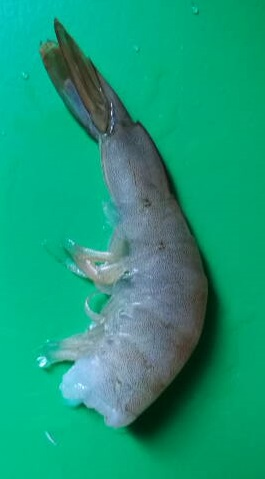
%> input picture 3.jpg, 265 x 479 px
$ octave test2.m   (GNU Octave 9; MATLAB toolbox functions it lacks are replaced by stand-ins)
%> lines starting %> are read from the running program, lines starting %| are printed output that depends on the picture; in (x1, y1, x2, y2) boxes, pixels count from 0 and x2, y2 are one past the last pixel; in counts of white or black regions, pixels touching at a corner belong together; the program's own positions count from 1
clear ;clc ;close all ;
% 二值化
img=imread('3.jpg');
%> img is the input picture: size 479x265x3 uint8; mean R, G, B 24.7, 154.6, 121.7
[h,w,n] = size(img);
%> h = 479; w = 265; n = 3
hsv=rgb2hsv(img);  % 转hsv
%> hsv: size 479x265x3 double; mean H, S, V 0.461, 0.81, 0.615
s=hsv(:,:,2);      % s分量
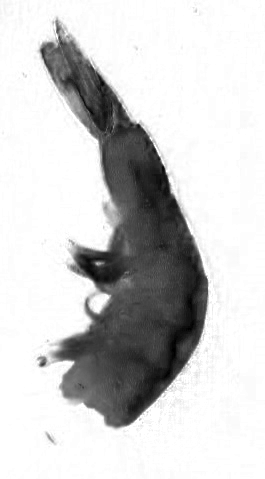
%> s: size 479x265 double; min 0, max 1, mean 0.81
bw=1-im2bw(s,graythresh(s)); % 二值化
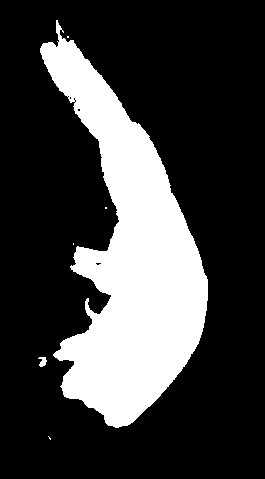
%> bw: size 479x265 double; values 0 (black) and 1 (white), 24.5% white; 6 white regions (4 under 20 px), largest, box (x1, y1, x2, y2) and area: (40, 20, 208, 428) 30979, (38, 357, 47, 367) 58
se=strel('disk',10);
bw2=imclose(bw,se);       % 闭操作:通常消弥狭窄的间断和长细的鸿沟，消除小的空洞，并填补轮廓线中的断裂。
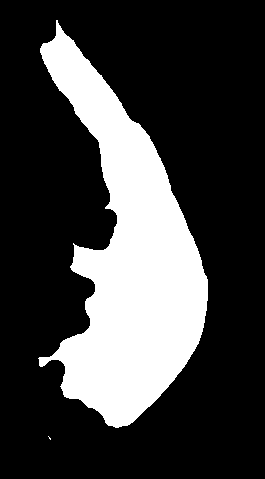
%> bw2: size 479x265 double; values 0 (black) and 1 (white), 25.1% white; 2 white regions (1 under 20 px), largest, box (x1, y1, x2, y2) and area: (38, 20, 208, 428) 31903
bw3=bwareaopen(bw2,500);  % 删除二值图像BW中面积小于500的对象
%> bw3: size 479x265 logical; 25.1% white; 1 white region, box (x1, y1, x2, y2) and area: (38, 20, 208, 428) 31903

% 求边缘
bbw3=double(bw3);
bwedge=edge(bbw3);
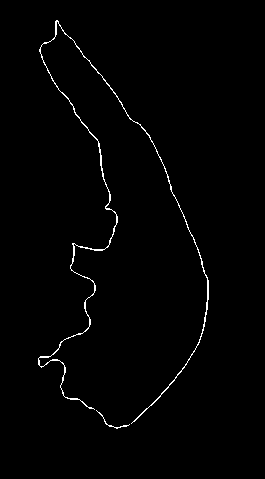
%> bwedge: size 479x265 logical; 1.1% white in thin lines or dots, all inside (x1, y1, x2, y2) = (38, 20, 209, 429)
indexedge = find(bwedge ~= 0);
%> indexedge = 1410 values from 18561 to 99932
[rowedge,coledge] = ind2sub(size(bwedge),indexedge);
%> rowedge = 1410 values, max 429 at index 907, min 21 at index 152, mean 241; coledge = 1410 values from 39 to 209
Yedge = rowedge';
%> Yedge has the same summary as rowedge
Xedge = coledge';
%> Xedge = 1410 values from 39 to 209
lenedge = length(Yedge);
%> lenedge = 1410

% 求边缘图像的质心
Xsum = 0;
Ysum = 0;
for i = 1:lenedge
    Xsum = Xsum + Xedge(i);
    Ysum = Ysum + Yedge(i);
end
%> this loop made 1410 passes
%> (Xsum, Ysum) on passes 1 to 3: (39, 359), (78, 719), (117, 1080)
%> after the loop, Xsum = 160943; Ysum = 339748
Xcenter = Xsum / lenedge ;
%> Xcenter = 114.1
Ycenter = Ysum / lenedge ;
%> Ycenter = 241

% 细化
bw4 = bwmorph(bw3,'thin',Inf);
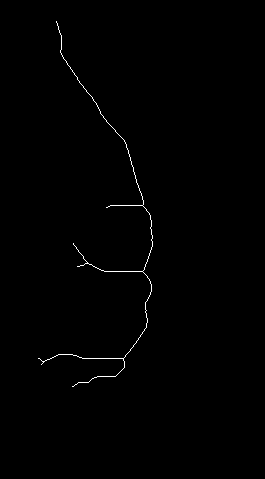
%> bw4: size 479x265 logical; 0.48% white in thin lines or dots, all inside (x1, y1, x2, y2) = (38, 21, 153, 387)
indexbw4 = find(bw4 ~= 0);
%> indexbw4 = 608 values from 18561 to 73055
[rowbw4,colbw4] = ind2sub(size(bw4),indexbw4);
%> rowbw4 = 608 values, max 387 at index 90, min 22 at index 22, mean 245; colbw4 = 608 values from 39 to 153
Ybw4 = rowbw4';
%> Ybw4 has the same summary as rowbw4
Xbw4 = colbw4';
%> Xbw4 = 608 values from 39 to 153
lenbw4 = length(Xbw4);
%> lenbw4 = 608
max1 = -inf;
for i = 1:lenbw4
    d = sqrt((Xcenter-Xbw4(i)).^2 + (Ycenter-Ybw4(i)).^2);
    if(max1 < d)
        max1 = d ;
        lonx = Xbw4(i);
        lony = Ybw4(i);
    end
end
%> this loop made 608 passes
%> (d, max1, lonx, lony) on passes 1, 4, 5, 22: (139.9, 139.9, 39, 359), (140.1, 140.1, 42, 361), (143.5, 143.5, 42, 365), (226.3, 226.3, 57, 22)
%> d on passes 2, 3, 6, 7, 8, 9: 139.4, 139.7, 140.4, 142.1, 139.9, 140.8
showimg = bwedge;
showimg(bw4) = 1;
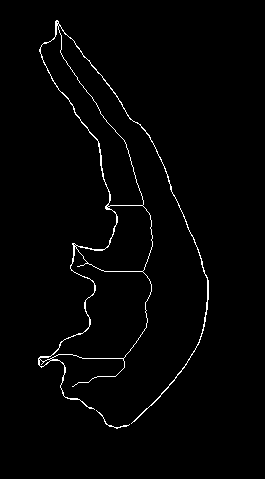
%> showimg: size 479x265 logical; 1.6% white in thin lines or dots, all inside (x1, y1, x2, y2) = (38, 20, 209, 429)
figure
imshow(showimg),title('交点、端点检测');

% 交点、端点检测
endpox = zeros(1,lenbw4);
endpoy = zeros(1,lenbw4);
intpox = zeros(1,lenbw4);
intpoy = zeros(1,lenbw4);
endd = zeros(1,lenbw4);
intd = zeros(1,lenbw4);
j = 1;k = 1;
for i = 1:lenbw4
    Rect = bw4((Ybw4(i)-1):(Ybw4(i)+1),(Xbw4(i)-1):(Xbw4(i)+1));
    SumRect = sum(sum(Rect)) ;
    if(SumRect == 2)
        endpox(j) = Xbw4(i);
        endpoy(j) = Ybw4(i);
        endd(j) = 100;
        if(j>1)
            endd(j) = sqrt((endpox(j)-endpox(j-1)).^2 + (endpoy(j)-endpoy(j-1)).^2);
        end
        j = j + 1;
    elseif((SumRect == 4))
        intpox(k) = Xbw4(i);
        intpoy(k) = Ybw4(i);
        intd(1) = 100;
        if(k>1)
            intd(k) = sqrt((intpox(k)-intpox(k-1)).^2 + (intpoy(k)-intpoy(k-1)).^2);
        end
        k = k + 1;

    end
end
%> this loop made 608 passes
%> (Rect, SumRect) on passes 1 to 11: ([false false false; false true true; false false false], 2), ([false false false; true true false; false false true], 3), ([true false false; false true false; false false true], 3), ([true false false; false true false; false false true], 3), ([false false true; false true false; false false false], 2), ([true false false; false true true; false false true], 4), ([false false true; false true false; true false false], 3), ([false false false; true true true; false true false], 4), ([true true true; false true false; true false false], 5), ([false false true; true true false; true false false], 4), ([false false false; false true true; true false false], 3)
%> after the loop, endd = 608 values, max 365.4 at index 4, min 0 at index 8, mean 1.72; endpox = 608 values, max 107 at index 7, min 0 at index 8, mean 0.773; endpoy = 608 values, max 387 at index 4, min 0 at index 8, mean 3.05; intd = 608 values, max 155.2 at index 10, min 0 at index 12, mean 0.879; intpox = 608 values, max 143 at index 10, min 0 at index 12, mean 1.73; intpoy = 608 values, max 362 at index 1, min 0 at index 12, mean 5.65; j = 8; k = 12
indexintd = find(intd>5);
%> indexintd = [1 4 7 10 11]
indexendd = find(endd>5);
%> indexendd = [1 2 3 4 5 6 7]
hold on
plot(endpox(indexendd),endpoy(indexendd),'.','markersize',15);
plot(intpox(indexintd),intpoy(indexintd),'*','markersize',10);
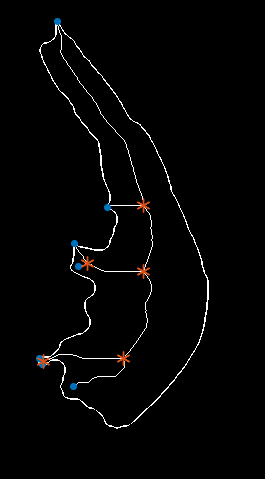
%> figure redrawn from the program's plot data; its title reads '交点、端点检测'

$ run again, with 1.jpg copied over 3.jpg
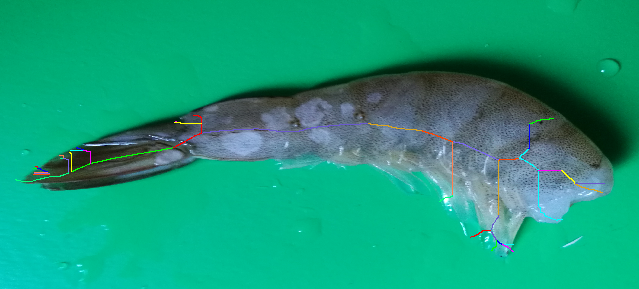
%> input picture 1.jpg, 639 x 289 px
%> img is the input picture: size 289x639x3 uint8; mean R, G, B 22.9, 155.9, 121.7
%> hsv: size 289x639x3 double; mean H, S, V 0.462, 0.819, 0.625
%> bw: size 289x639 double; values 0 (black) and 1 (white), 24.3% white; 24 white regions (21 under 20 px), largest, box (x1, y1, x2, y2) and area: (25, 71, 614, 244) 44670, (563, 236, 582, 247) 37, (497, 242, 508, 253) 37
%> bw2: size 289x639 double; values 0 (black) and 1 (white), 25.5% white; 7 white regions (5 under 20 px), largest, box (x1, y1, x2, y2) and area: (23, 71, 614, 253) 47085, (563, 236, 582, 247) 37
%> bw3: size 289x639 logical; 25.5% white; 1 white region, box (x1, y1, x2, y2) and area: (23, 71, 614, 253) 47085
%> bwedge: size 289x639 logical; 1% white in thin lines or dots, all inside (x1, y1, x2, y2) = (23, 70, 614, 254)
%> indexedge = 1911 values from 6829 to 177343
%> rowedge = 1911 values, max 254 at index 1564, min 71 at index 1222, mean 149.4; coledge = 1911 values from 24 to 614
%> Yedge has the same summary as rowedge
%> lenedge = 1911
%> the loop `for i = 1:lenedge` made 1911 passes
%> (Xsum, Ysum) on passes 1 to 3: (24, 182), (48, 365), (72, 549)
%> after the loop `for i = 1:lenedge`: Xsum = 623772; Ysum = 285492
%> Xcenter = 326.4
%> Ycenter = 149.4
%> bw4: size 289x639 logical; 0.42% white in thin lines or dots, all inside (x1, y1, x2, y2) = (23, 120, 598, 252)
%> indexbw4 = 771 values from 6830 to 172715
%> rowbw4 = 771 values, max 252 at index 679, min 121 at index 346, mean 158.5; colbw4 = 771 values from 24 to 598
%> Ybw4 has the same summary as rowbw4
%> lenbw4 = 771
%> the loop `for i = 1:lenbw4` made 771 passes
%> (d, max1, lonx, lony) on pass 1: (304.3, 304.3, 24, 183)
%> `showimg(bw4) = 1;`:
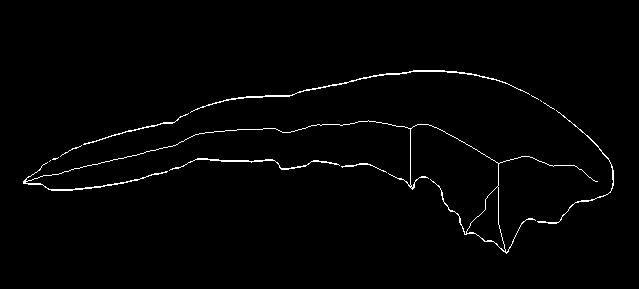
%> showimg: size 289x639 logical; 1.5% white in thin lines or dots, all inside (x1, y1, x2, y2) = (23, 70, 614, 254)
%> the loop `for i = 1:lenbw4` made 771 passes
%> (Rect, SumRect, j) on pass 1: ([false false false; false true true; false false false], 2, 2)
%> after the loop `for i = 1:lenbw4`: endd = 771 values, max 389 at index 2, min 0 at index 6, mean 0.932; endpox = 771 values, max 598 at index 5, min 0 at index 6, mean 2.6; endpoy = 771 values, max 252 at index 4, min 0 at index 6, mean 1.35; intd = 771 values, max 103.7 at index 4, min 0 at index 8, mean 0.3; intpox = 771 values, max 500 at index 7, min 0 at index 8, mean 4.19; intpoy = 771 values, max 187 at index 4, min 0 at index 8, mean 1.38; j = 6; k = 8
%> indexintd = [1 4 5]
%> indexendd = [1 2 3 4 5]
%> `plot(intpox(indexintd),intpoy(indexintd),'*','markersize',10);`:
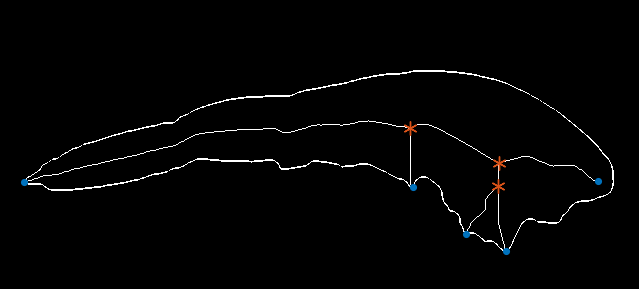
%> figure redrawn from the program's plot data; its title reads '交点、端点检测'

$ run again, with 10.jpg copied over 3.jpg
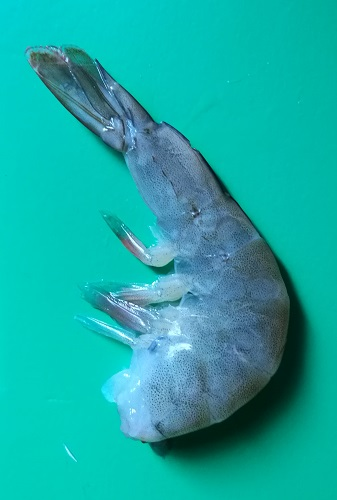
%> input picture 10.jpg, 337 x 500 px
%> img is the input picture: size 500x337x3 uint8; mean R, G, B 22.8, 170.7, 165.8
%> hsv: size 500x337x3 double; mean H, S, V 0.501, 0.856, 0.694
%> `bw=1-im2bw(s,graythresh(s));`:
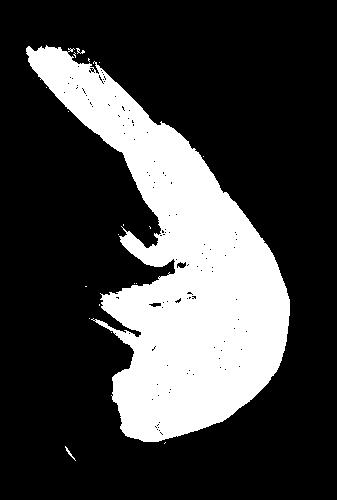
%> bw: size 500x337 double; values 0 (black) and 1 (white), 25.8% white; 19 white regions (16 under 20 px), largest, box (x1, y1, x2, y2) and area: (26, 45, 290, 442) 43305, (65, 446, 76, 461) 31, (76, 48, 85, 54) 24
%> bw2: size 500x337 double; values 0 (black) and 1 (white), 26.8% white; 3 white regions (1 under 20 px), largest, box (x1, y1, x2, y2) and area: (26, 45, 290, 444) 45127, (65, 446, 76, 461) 31
%> bw3: size 500x337 logical; 26.8% white; 1 white region, box (x1, y1, x2, y2) and area: (26, 45, 290, 444) 45127
%> bwedge: size 500x337 logical; 0.91% white in thin lines or dots, all inside (x1, y1, x2, y2) = (25, 45, 291, 444)
%> indexedge = 1538 values from 12550 to 145315
%> rowedge = 1538 values, max 444 at index 1015, min 46 at index 69, mean 246.2; coledge = 1538 values from 26 to 291
%> Yedge has the same summary as rowedge
%> lenedge = 1538
%> the loop `for i = 1:lenedge` made 1538 passes
%> (Xsum, Ysum) on passes 1 to 3: (26, 50), (52, 101), (78, 153)
%> after the loop `for i = 1:lenedge`: Xsum = 240337; Ysum = 378637
%> Xcenter = 156.3
%> Ycenter = 246.2
%> bw4: size 500x337 logical; 0.39% white in thin lines or dots, all inside (x1, y1, x2, y2) = (29, 49, 219, 427)
%> indexbw4 = 665 values from 14550 to 109282
%> rowbw4 = 665 values, max 427 at index 181, min 50 at index 1, mean 261.1; colbw4 = 665 values from 30 to 219
%> Ybw4 has the same summary as rowbw4
%> lenbw4 = 665
%> the loop `for i = 1:lenbw4` made 665 passes
%> (d, max1, lonx, lony) on pass 1: (233.3, 233.3, 30, 50)
%> the loop `for i = 1:lenbw4` made 665 passes
%> (Rect, SumRect, j) on pass 1: ([false false false; false true false; false true false], 2, 2)
%> after the loop `for i = 1:lenbw4`: endd = 665 values, max 275.6 at index 2, min 0 at index 6, mean 1.21; endpox = 665 values, max 132 at index 5, min 0 at index 6, mean 0.749; endpoy = 665 values, max 427 at index 5, min 0 at index 6, mean 2.11; intd = 665 values, max 100 at index 1, min 0 at index 10, mean 0.372; intpox = 665 values, max 201 at index 8, min 0 at index 10, mean 2.57; intpoy = 665 values, max 382 at index 1, min 0 at index 10, mean 4.31; j = 6; k = 10
%> indexintd = [1 4 7]
%> indexendd = [1 2 3 4 5]
%> `plot(intpox(indexintd),intpoy(indexintd),'*','markersize',10);`:
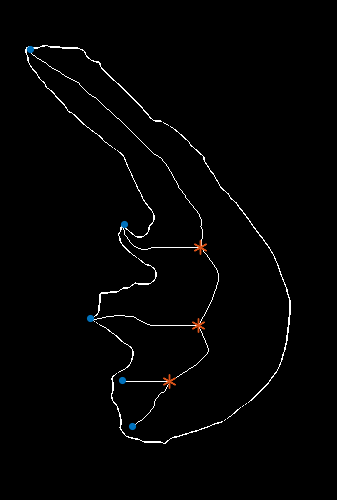
%> figure redrawn from the program's plot data; its title reads '交点、端点检测'

$ run again, with 11.jpg copied over 3.jpg
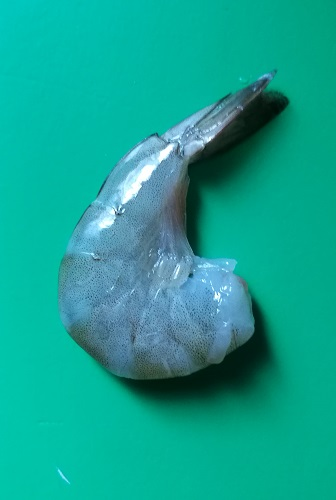
%> input picture 11.jpg, 336 x 500 px
%> img is the input picture: size 500x336x3 uint8; mean R, G, B 19.2, 162, 146.5
%> hsv: size 500x336x3 double; mean H, S, V 0.487, 0.881, 0.653
%> bw: size 500x336 double; values 0 (black) and 1 (white), 20.6% white; 2 white regions, box (x1, y1, x2, y2) and area: (58, 73, 275, 380) 34625, (58, 470, 68, 482) 27
%> bw2: size 500x336 double; values 0 (black) and 1 (white), 20.9% white; 2 white regions, box (x1, y1, x2, y2) and area: (58, 73, 275, 380) 35031, (58, 470, 68, 482) 28
%> bw3: size 500x336 logical; 20.9% white; 1 white region, box (x1, y1, x2, y2) and area: (58, 73, 275, 380) 35031
%> bwedge: size 500x336 logical; 0.71% white in thin lines or dots, all inside (x1, y1, x2, y2) = (57, 73, 275, 381)
%> indexedge = 1198 values from 28791 to 137102
%> rowedge = 1198 values, max 381 at index 379, min 74 at index 1130, mean 241.4; coledge = 1198 values from 58 to 275
%> Yedge has the same summary as rowedge
%> lenedge = 1198
%> the loop `for i = 1:lenedge` made 1198 passes
%> (Xsum, Ysum) on passes 1 to 3: (58, 291), (116, 583), (174, 876)
%> after the loop `for i = 1:lenedge`: Xsum = 208761; Ysum = 289167
%> Xcenter = 174.3
%> Ycenter = 241.4
%> bw4: size 500x336 logical; 0.22% white in thin lines or dots, all inside (x1, y1, x2, y2) = (128, 74, 274, 321)
%> indexbw4 = 376 values from 64238 to 136575
%> rowbw4 = 376 values, max 321 at index 255, min 75 at index 375, mean 214.9; colbw4 = 376 values from 129 to 274
%> Ybw4 has the same summary as rowbw4
%> lenbw4 = 376
%> the loop `for i = 1:lenbw4` made 376 passes
%> (d, max1, lonx, lony) on passes 1, 6, 20, 21, 29, 40, 41, 46: (45.38, 45.38, 129, 238), (45.49, 45.49, 129, 246), (45.52, 45.52, 130, 252), (45.76, 45.76, 130, 253), (45.99, 45.99, 131, 257), (46.13, 46.13, 133, 262), (46.58, 46.58, 133, 263), (46.68, 46.68, 134, 265)
%> after the loop `for i = 1:lenbw4`: lonx = 274; lony = 75; max1 = 194
%> the loop `for i = 1:lenbw4` made 376 passes
%> Rect on passes 1 to 3: [false false true; false true false; false true false], [false true false; false true false; false true false], [false true false; false true false; false true false]
%> after the loop `for i = 1:lenbw4`: endd = 376 values, max 192 at index 3, min 0 at index 4, mean 0.945; endpox = 376 values, max 274 at index 3, min 0 at index 4, mean 1.91; endpoy = 376 values, max 321 at index 1, min 0 at index 4, mean 1.75; intd = 376 values, max 100 at index 1, min 0 at index 2, mean 0.266; intpox = 376 values, max 193 at index 1, min 0 at index 2, mean 0.513; intpoy = 376 values, max 313 at index 1, min 0 at index 2, mean 0.832; j = 4; k = 2
%> indexintd = 1
%> indexendd = [1 2 3]
%> `plot(intpox(indexintd),intpoy(indexintd),'*','markersize',10);`:
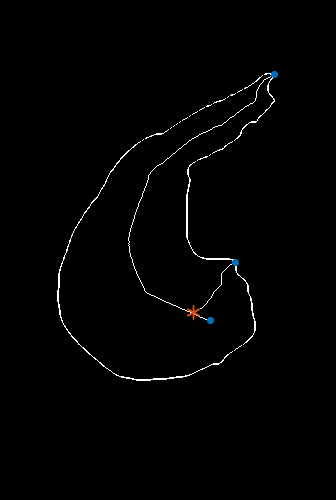
%> figure redrawn from the program's plot data; its title reads '交点、端点检测'
